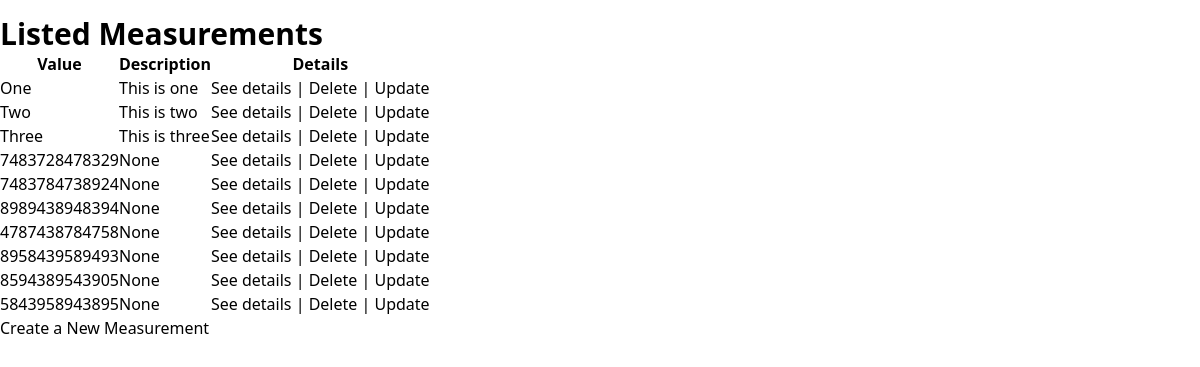
Page /list on the earlier database version.
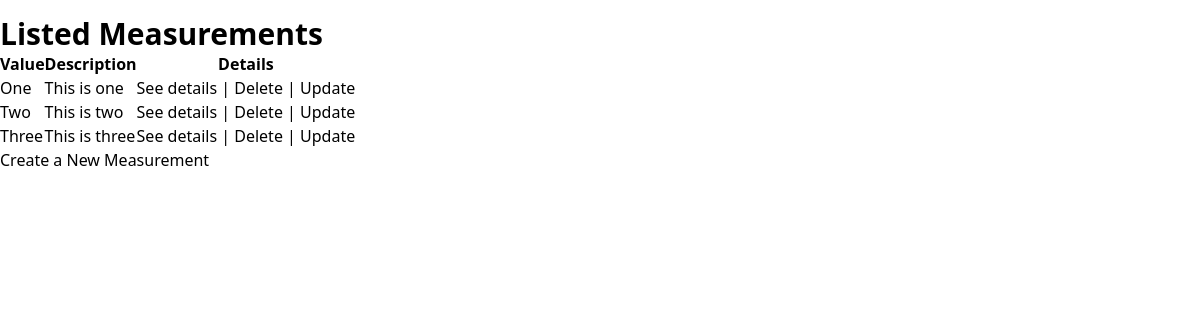
Same page on the later database version.
### frontend/models.py (models this page shows, shortened)
class Measurement(models.Model):
    value = models.CharField(max_length=50)
    description = models.CharField(max_length=250, blank=True, null=True)

### frontend/views.py (the view)
# urls.py: path("list", views.ListMeasurements.as_view(), name="list"),
class ListMeasurements(generic.ListView):
    model = Measurement

### templates/frontend/measurement_list.html (shortened to what this page needs)
{% extends "index.html" %}
{% block content %}
  <h1 class="font-bold text-3xl pt-4">Listed Measurements</h1>
  <table>
    <thead>
      <tr>
        <th>Value</th>
        <th>Description</th>
        <th>Details</th>
      </tr>
    </thead>
    <tbody>
      {% for m in object_list %}
        <tr>
          <td>{{ m.value }}</td>
          <td>{{ m.description }}</td>
          <td>
            <a href="{% url 'details' m.id %}">See details</a>
            |
            <a href="{% url 'delete' m.id %}">Delete</a>
            |
            <a href="{% url 'update' m.id %}">Update</a>
          </td>
        </tr>
      {% endfor %}
    </tbody>
  </table>
  <a class="cursor-pointer underline-offset-4 hover:underline" href="{% url 'create' %}">Create a New Measurement</a>
{% endblock content %}

### templates/index.html (shortened to what this page needs)
<!doctype html>
<html>
  <head>
    <script src="https://cdn.jsdelivr.net/npm/@tailwindcss/browser@4"></script>
    <link rel="stylesheet" href="https://cdn.simplecss.org/simple.min.css">
  </head>
  <body>
    {% block content %}{% endblock content %}
  </body>
</html>

Differences in the rows shown:
removed Measurement: value "7483728478329", description "None"
removed Measurement: value "7483784738924", description "None"
removed Measurement: value "8989438948394", description "None"
removed Measurement: value "4787438784758", description "None"
removed Measurement: value "8958439589493", description "None"
removed Measurement: value "8594389543905", description "None"
removed Measurement: value "5843958943895", description "None"
